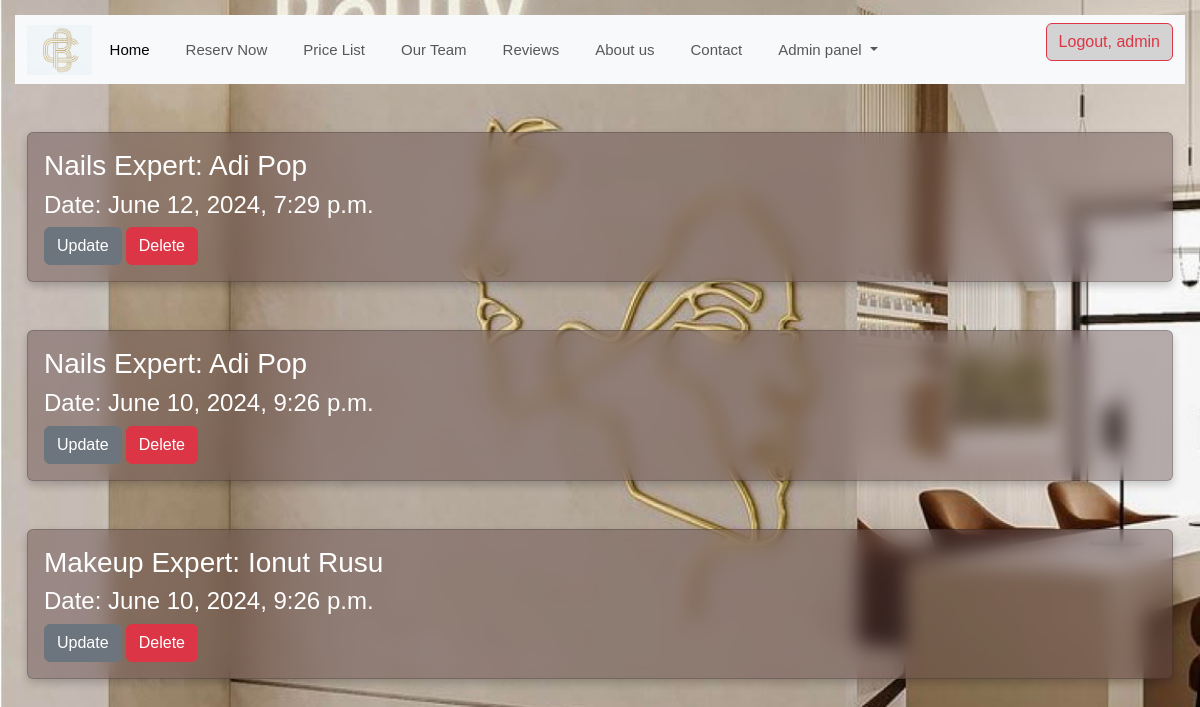
Screenshot of /reservation-list/ (signed in) with the database file from the repository.
### reservation/models.py (models this page shows, shortened)
class Reservation(models.Model):
    user = models.ForeignKey(User, on_delete=models.CASCADE)
    stylist_service = models.ForeignKey(StylistService, on_delete=models.CASCADE)
    status = models.CharField(max_length=32,
                              choices=[('Pending', 'Pending'), ("Confirmed", "Confirmed"), ("Declined", "Declined")])
    datetime_from = models.DateTimeField()
    datetime_to = models.DateTimeField(null=True, blank=True)

class StylistService(models.Model):
    stylist = models.ForeignKey(Stylist, on_delete=models.CASCADE)
    service = models.ForeignKey(Service, on_delete=models.CASCADE)
    def __str__(self):
        return f' {self.service} Expert: {self.stylist}'

class Service(models.Model):
    name = models.CharField(max_length=255)
    duration = models.DurationField()
    price = models.DecimalField(max_digits=10, decimal_places=2)
    def __str__(self):
        return self.name

class Stylist(models.Model):
    name = models.CharField(max_length=255)
    email = models.EmailField(max_length=50)
    description = models.TextField()
    active = models.BooleanField(default=True)
    profile = models.ImageField(null=True, blank=True, upload_to="stylist_profile/")
    def __str__(self):
        return self.name

### reservation/views.py (the view)
# urls.py: path('reservation-list/', views.ReservationListView.as_view(), name='reservation_list'),
class ReservationListView(ListView, LoginRequiredMixin, PermissionRequiredMixin, ):
    template_name = 'reservation/reservation_list.html'
    model = Reservation
    context_object_name = 'all_reservations'
    permission_required = "reservation.view_reservation_list"

### templates/reservation/reservation_list.html (shortened to what this page needs)
{% extends 'base.html' %}
{% load static %}
{% block content %}
    <div class='container-fluid' >
        <div class="row" >
            {% for reservation in all_reservations %}
                <div class="col-md-12 gy-5" >
                    <div class="card" style="background-color: rgb(95 71 71 /43%)">
                        <div class="card-body">
                            <h3 class="card-title"> {{ reservation.stylist_service }}</h3>
                            <h4 class="card-text">Date: {{ reservation.datetime_from }} </h4>
                            {% if user.is_authenticated %}
                                <div class="dropdown text-right">
                                <a href="{% url "update_reservation" reservation.id %}" class="btn btn-secondary">Update</a>
                                <a href="{% url "delete_reservation" reservation.id %}" class="btn btn-danger">Delete</a>
                                </div>
                            {% endif %}
                        </div>
                    </div>
                </div>
            {% endfor %}
        </div>
    </div>
{% endblock %}

### templates/navbar.html (shortened to what this page needs)
{% load static %}
<nav class="navbar navbar-expand-lg bg-body-tertiary">
    <div class="container-fluid">
        <a class="nav-logo" href="{% url 'home_page' %}">
            <div class="row">
                <img src="{% static 'images/logo.png' %}" alt="no image" height="50px">
            </div>
        </a>
        <div class="collapse navbar-collapse" id="navbarSupportedContent">
            <ul class="navbar-nav me-auto mb-2 mb-lg-0">
                <li class="nav-item">
                    <a class="nav-link active" aria-current="page" href="{% url "home_page" %}">Home</a>
                </li>
                <li class="nav-item">
                    <a class="nav-link" href="{% url 'create_reservation' %}" role="button">
                        Reserv Now
                    </a>
                </li>
                <li class="nav-item">
                    <a class="nav-link" href="{% url 'services_list' %}" role="button">
                        Price List
                    </a>
                </li>
                <li class="nav-item">
                    <a class="nav-link" href="{% url "stylist_list" %}" role="button">
                        Our Team
                    </a>
                </li>
                <li class="nav-item">
                    <a class="nav-link" href="{% url 'reviews_list' %}" role="button">
                        Reviews
                    </a>
                </li>
                <li class="nav-item">
                    <a class="nav-link" href="{% url 'about_us' %}" role="button">
                        About us
                    </a>
                </li>
                <li class="nav-item">
                    <a class="nav-link" href="{% url 'contact_us' %}" role="button">
                        Contact
                    </a>
                </li>
                {% if user.is_superuser %}
                    <li class="nav-item dropdown">
                        <a class="nav-link dropdown-toggle" href="#" role="button" data-bs-toggle="dropdown"
                           aria-expanded="false">
                            Admin panel
                        </a>
                    </li>
                {% endif %}
            </ul>
            <div>
                {% if user.is_authenticated %}
                    <form method="post" action="{% url 'logout' %}">
                        <button type="submit" class="btn btn-outline-danger"
                                style="background-color: lightgrey ">
                            Logout, {{ user.username }}
                        </button>
                    </form>
                {% else %}
                    <a href="{% url 'login' %}" class="btn btn-outline-primary">Login</a>
                    <a href="{% url 'create_user' %}" class="btn btn-outline-secondary"
                       style="margin-right: 5px">Signup</a>
                {% endif %}
            </div>
        </div>
    </div>
</nav>

### static/css/my_style.css (style rules this page uses)
body { font-family: Arial, sans-serif; line-height: 1.6; margin: 0; padding: 0; background-color: #f4f4f4; }
nav ul { list-style: none; padding: 0; }
nav ul li { display: inline; margin: 0 10px; }
nav ul li a { color: #ffffff; text-decoration: none; }

### rows the page displays
Reservation: stylist_service "Nails Expert: Adi Pop", datetime_from "June 12, 2024, 7:29 p.m."
Reservation: stylist_service "Nails Expert: Adi Pop", datetime_from "June 10, 2024, 9:26 p.m."
Reservation: stylist_service "Makeup Expert: Ionut Rusu", datetime_from "June 10, 2024, 9:26 p.m."

### other values shown
{{ user.username }} "admin"
